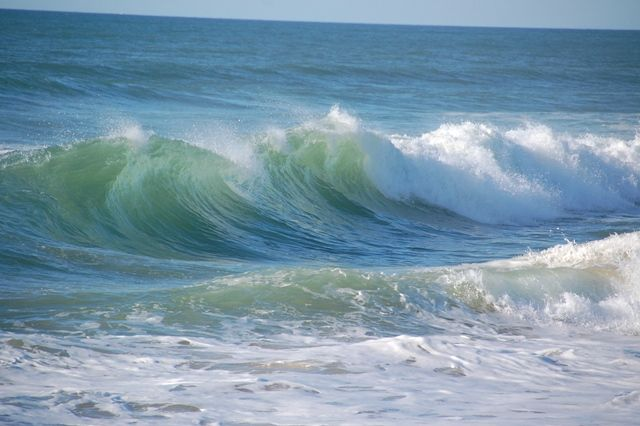
#> input picture images/download.jpg, 640 x 426 px; its folder holds 4 pictures in this run
$ python working.py
#> lines starting #> are read from the running program, lines starting #| are printed output that depends on the picture

import numpy as np
import matplotlib.pyplot as plt
import os
import imageio.v3 as imageio
import matplotlib.pyplot as plt
import cv2

images = []
for filename in os.listdir("C:/Sparse_Dictionary_Learning/images/"):
    img = imageio.imread(os.path.join("images", filename))
#> img is the input picture: shape (426, 640, 3); mean R, G, B 123.6, 151.3, 168.9
    img = cv2.cvtColor(img, cv2.COLOR_BGR2GRAY)
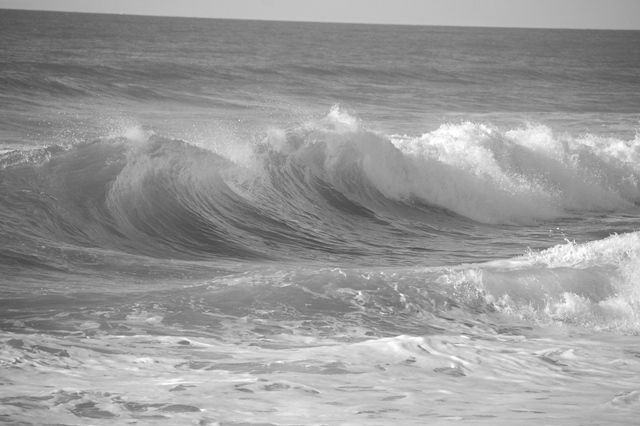
#> img: shape (426, 640); min 66, max 255, mean 153.4
    images.append(img)
#> pass 2 of the loop `for filename in os.listdir("C:/Sparse_Dictionary_Learning/images/"):`:
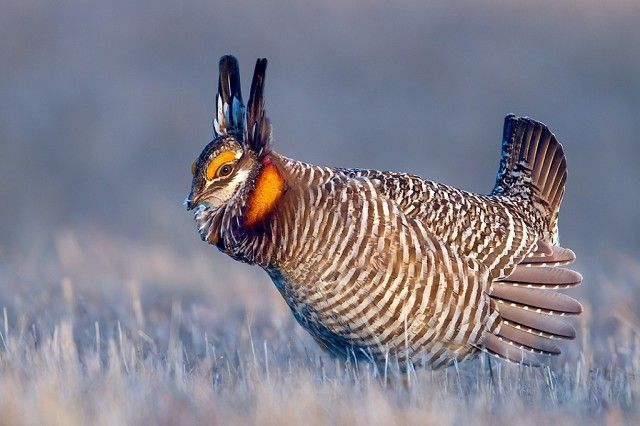
#> input picture images/image (640×426).jpg, 640 x 426 px
#> img is the input picture: shape (426, 640, 3); mean R, G, B 129.9, 127.5, 140
#> `img = cv2.cvtColor(img, cv2.COLOR_BGR2GRAY)`:
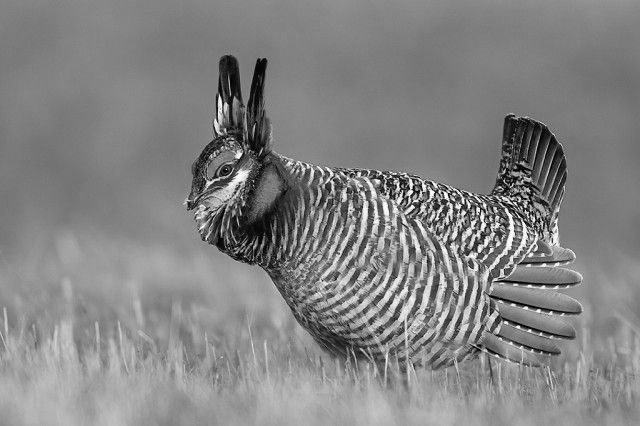
#> img: shape (426, 640); min 1, max 255, mean 131.5
#> pass 3 of the loop `for filename in os.listdir("C:/Sparse_Dictionary_Learning/images/"):`:
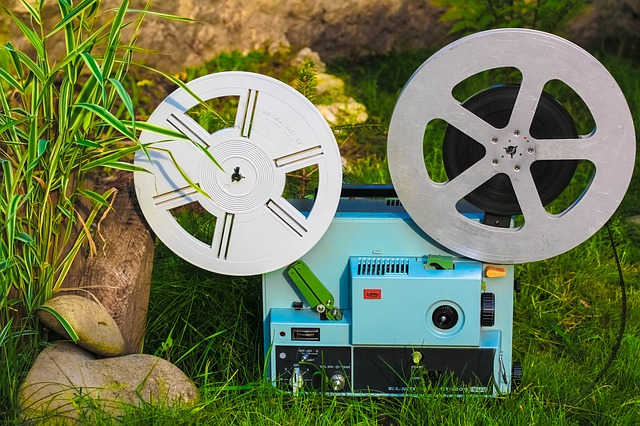
#> input picture images/image1.jpg, 640 x 426 px
#> img is the input picture: shape (426, 640, 3); mean R, G, B 108.8, 118.3, 80.5
#> `img = cv2.cvtColor(img, cv2.COLOR_BGR2GRAY)`:
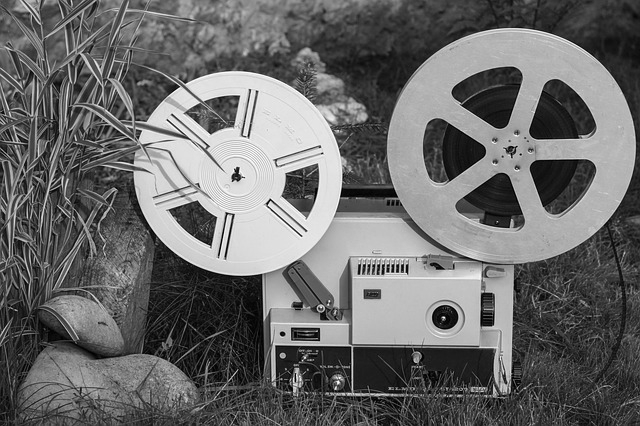
#> img: shape (426, 640); min 0, max 255, mean 105.9
#> the loop made 4 passes; the first 3 are shown

X = np.column_stack([img.flatten() for img in images])


X_mean = np.mean(X, axis=0)
X_std = np.std(X, axis=0)
X_normalized = (X - X_mean) / X_std


# Initialize a dictionary of random atoms
n_atoms = 5
D_init = np.random.randn(X.shape[0], n_atoms)


D = D_init
Z = np.dot(np.linalg.pinv(D), X_normalized)

# Update the dictionary atoms
for j in range(n_atoms):
    Ij = np.where(Z[j, :] != 0)[0]
    if len(Ij) == 0:
        continue
    Dj = D[:, j]
    Rj = X_normalized - np.dot(D, Z) + np.outer(Dj, Z[j, :])
    D[:, j] = Rj[:, Ij].dot(Z[j, Ij].T)
    D[:, j] /= np.linalg.norm(D[:, j])

# Compute the reconstruction error and check for convergence
X_hat = np.dot(D, Z)
error = np.linalg.norm(X_normalized - X_hat)

# Save the learned dictionary and sparse representation as .npy files
np.save('learned_dictionary.npy', D)
np.save('sparse_representation.npy', Z)


# Reconstruct the images using the learned dictionary
X_reconstructed = np.dot(D, Z)

# Reverse the normalization
X_reconstructed = X_reconstructed * X_std + X_mean

# Reshape the columns of X_reconstructed into images
reconstructed_images = [X_reconstructed[:, i].reshape(images[0].shape) for i in range(X_reconstructed.shape[1])]


fig, axs = plt.subplots(nrows=len(images), ncols=2, figsize=(5, 10))

print(img.shape)
#| (426, 640)
print(len(images))
print(len(reconstructed_images))

for i, (img, reconstructed_img) in enumerate(zip(images, reconstructed_images)):
    axs[i, 0].imshow(img, cmap='gray')
    axs[i, 0].axis('off')
    axs[i, 0].set_title('Original')
    axs[i, 1].imshow(reconstructed_img, cmap='gray')
    axs[i, 1].axis('off')
    axs[i, 1].set_title('Reconstructed, atoms:' + str(n_atoms))

plt.tight_layout()
plt.show()
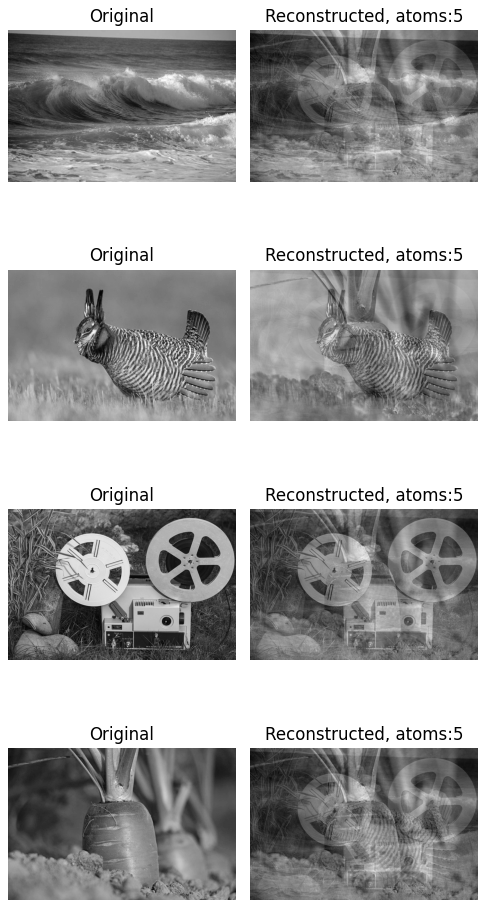
#> figure drawn by matplotlib, 8 panels
